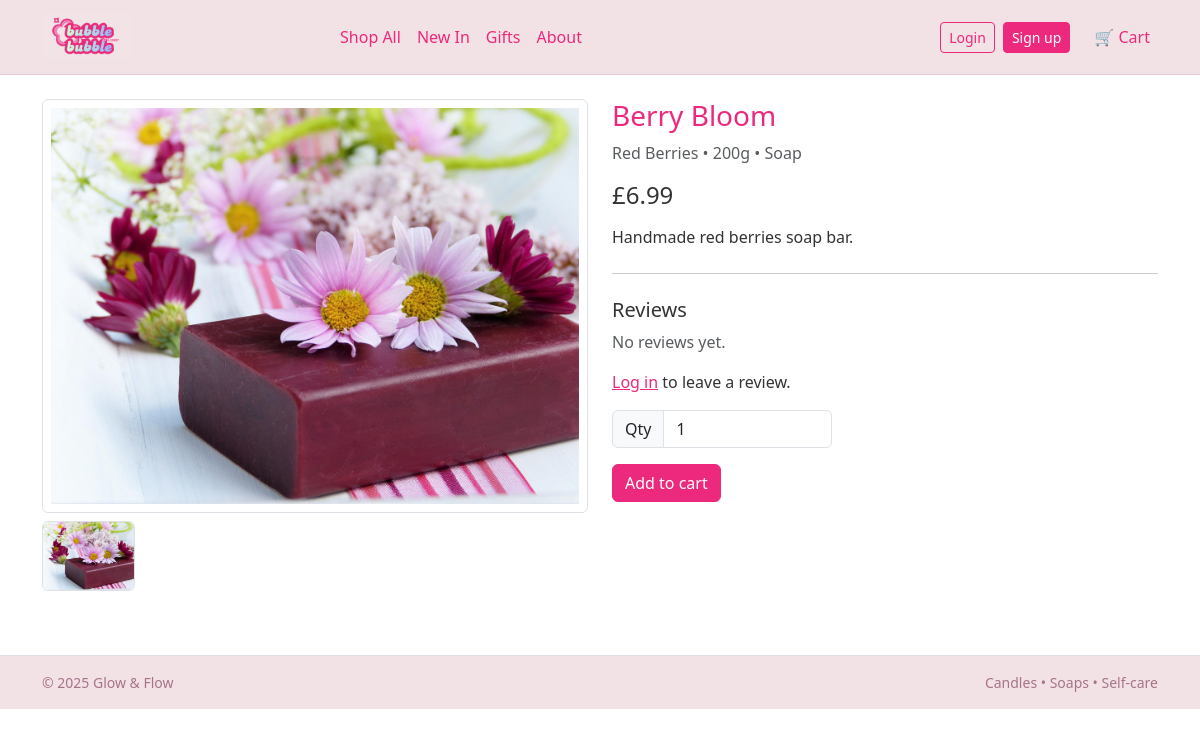
/p/red-berries-soap/, run on the app's committed database.
### catalog/models.py (models this page shows, shortened)
class Product(models.Model):
    CANDLE = "CANDLE"
    SOAP = "SOAP"
    TYPES = [
        (CANDLE, "Candle"),
        (SOAP, "Soap"),
    ]
    title = models.CharField(max_length=160)
    slug = models.SlugField(max_length=180, unique=True, blank=True)
    product_type = models.CharField(max_length=12, choices=TYPES)
    description = models.TextField(blank=True)
    scent = models.CharField(max_length=50, help_text="e.g. Lavender, Citrus")
    weight_g = models.PositiveIntegerField(help_text="Net weight in grams")
    price = models.DecimalField(max_digits=6, decimal_places=2)
    stock_qty = models.PositiveIntegerField(default=0)
    active = models.BooleanField(default=True)
    created_at = models.DateTimeField(auto_now_add=True)
    class Meta:
        ordering = ["title"]

class ProductImage(models.Model):
    product = models.ForeignKey(
        Product, on_delete=models.CASCADE, related_name="images"
    )
    image = models.ImageField(upload_to="products/")
    alt_text = models.CharField(max_length=140, blank=True)

### catalog/views.py (the view)
# urls.py: path('p/<slug:slug>/', views.product_detail, name='product_detail'),
def product_detail(request, slug):
    product = get_object_or_404(Product, slug=slug, active=True)
    return render(request, "catalog/product_detail.html", {"product": product})

### catalog/templates/catalog/product_detail.html (shortened to what this page needs)
{% extends "base.html" %}
{% block content %}
<div class="row">
    <div class="col-md-6 mb-3">
    {% if product.images.all %}
      <div class="border rounded p-2">
        <img id="main-img"
            src="{{ product.images.first.image.url }}"
            class="img-fluid"
            alt="{{ product.images.first.alt_text }}">
      </div>
      <div class="d-flex gap-2 mt-2 flex-wrap">
        {% for img in product.images.all %}
          <img src="{{ img.image.url }}"
              data-src="{{ img.image.url }}"
              class="thumb border rounded"
              style="height:70px;cursor:pointer;"
              alt="{{ img.alt_text }}">
        {% endfor %}
      </div>
    {% else %}
      <div class="border rounded p-3 text-muted">
        No images yet.
      </div>
    {% endif %}
  </div>
  <div class="col-md-6 mb-3">
    <h1 class="h3">{{ product.title }}</h1>
    <p class="text-muted">
      {{ product.scent }} • {{ product.weight_g }}g • {{ product.get_product_type_display }}
    </p>
    <p class="h4 mb-3">£{{ product.price }}</p>
    <p>{{ product.description }}</p>
    <hr class="my-4">
  <h2 class="h5">Reviews</h2>
    {% if product.reviews.all %}
    {% for r in product.reviews.all %}
      <div class="mb-3">
        <strong>{{ r.user.username }}</strong>
        <span class="review-stars">
          {% for i in "12345"|slice:":r.rating"|make_list %}★{% endfor %}
        </span>
        <small class="text-muted">{{ r.created_at|date:"j M Y" }}</small>
        <div>{{ r.comment|linebreaksbr }}</div>
      </div>
    {% endfor %}
  {% else %}
    <p class="text-muted">No reviews yet.</p>
  {% endif %}
  {% if user.is_authenticated %}
    <a href="{% url 'reviews:add' product.slug %}" class="btn btn-outline-primary btn-sm mt-2">
      Write / edit your review
    </a>
  {% else %}
    <p class="mt-2">
      <a href="{% url 'login' %}?next={{ request.path }}">Log in</a> to leave a review.
    </p>
  {% endif %}
    <form id="add-form" method="post" action="{% url 'cart:add' product.id %}">
      <div class="input-group mb-3" style="max-width: 220px;">
        <span class="input-group-text">Qty</span>
        <input type="number" name="qty" value="1" min="1" max="{{ product.stock_qty }}" class="form-control">
      </div>
      <button type="submit" class="btn btn-primary">Add to cart</button>
    </form>
  </div>
</div>
{% endblock %}

### static/css/main.css (style rules this page uses)
body { background-color: #ffffff; color: #333333; font-family: system-ui, -apple-system, BlinkMacSystemFont, "Segoe UI", sans-serif; }
h1, .h1, h2, .h2, h3, .h3 { color: #EC297C; }
a { color: #EC297C; }
.btn-primary { background-color: #EC297C; border-color: #EC297C; }

### data on the page
Product: images.first.image (picture), title "Berry Bloom", scent "Red Berries", weight_g "200", product_type "Soap", price "6.99", description "Handmade red berries soap bar."
ProductImage: image (picture)

### other printed values
{{ now|default:"2025" }} "2025"
